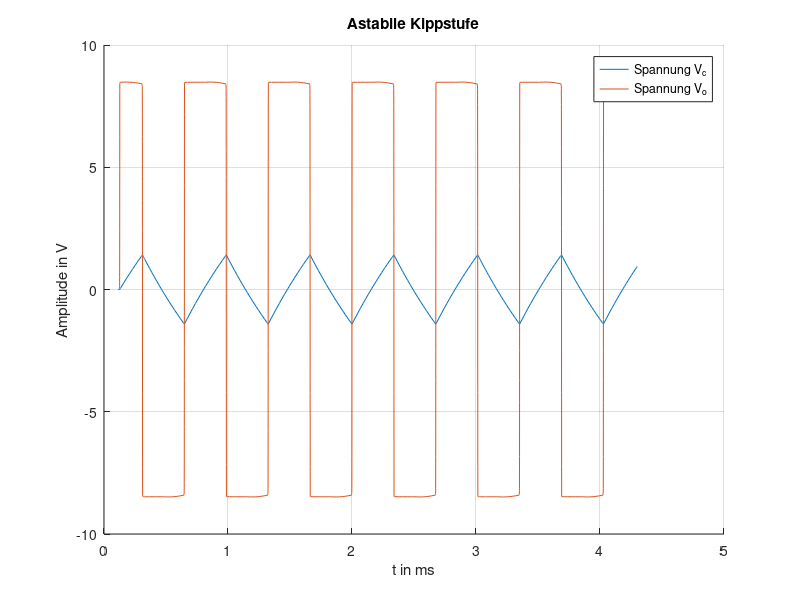

Here is the MATLAB script that generated this plot:
clear all 
close all
clc

%% Einlesen der Rohdaten

a_kipp = fopen('astabile_kippstufe.txt','r');
heading_inv_R500 = textscan(a_kipp,'%s %s %s',1);
fgetl(a_kipp);
data_1 = textscan(a_kipp,'%n %n %n');
fclose(a_kipp); 

%% Anlegen der Matrizen
time = cell2mat(data_1(1)).*1e3;
Vo = cell2mat(data_1(2));
Vc = cell2mat(data_1(3));

%% Plot der Ergebnisse

figure(1)
hold all
plot(time, Vo)
plot(time,Vc)
title('Astabile Kippstufe')
xlabel('t in ms')
ylabel('Amplitude in V')
legend('Spannung V_c','Spannung V_o')
grid;
